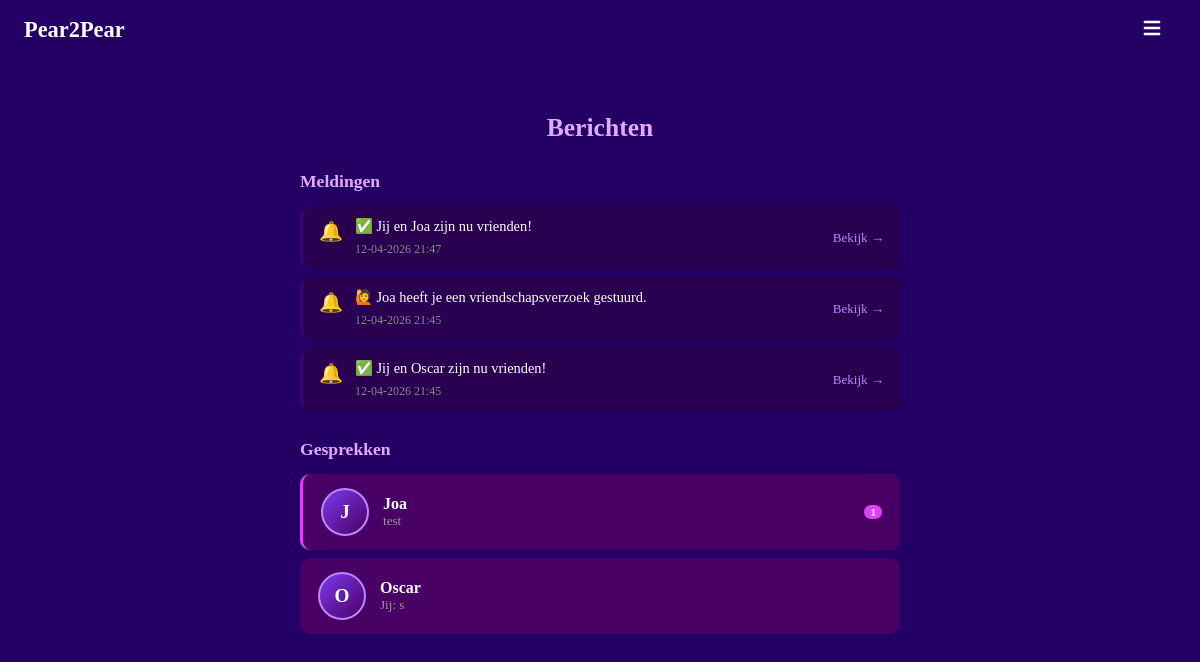
Page /messages (signed in) on the committed database.
### models.py (models this page shows, shortened)
class Notification(db.Model):
    __tablename__ = "notifications"
    id         = db.Column(db.Integer, primary_key=True)
    user_id    = db.Column(db.Integer, db.ForeignKey("users.id"), nullable=False)
    body       = db.Column(db.String(300), nullable=False)
    link       = db.Column(db.String(200), nullable=True)   # optional click-through
    read       = db.Column(db.Boolean, default=False)
    created_at = db.Column(db.DateTime, default=datetime.utcnow)

class User(UserMixin, db.Model):
    __tablename__ = "users"
    id            = db.Column(db.Integer, primary_key=True)
    username      = db.Column(db.String(30),  unique=True, nullable=False, index=True)
    email         = db.Column(db.String(120), unique=True, nullable=False, index=True)
    password_hash = db.Column(db.String(256), nullable=False)
    created_at    = db.Column(db.DateTime, default=datetime.utcnow, nullable=False)
    last_login    = db.Column(db.DateTime, default=datetime.utcnow, nullable=False)
    age            = db.Column(db.Integer,     nullable=True)
    avatar         = db.Column(db.String(200),   nullable=True)
    location       = db.Column(db.String(100), nullable=True)
    is_public      = db.Column(db.Boolean, default=True,  nullable=False)
    friends_public = db.Column(db.Boolean, default=False, nullable=False)
    sent_requests     = db.relationship("Friendship", foreign_keys=[Friendship.from_id], backref="from_user", lazy="dynamic")
    received_requests = db.relationship("Friendship", foreign_keys=[Friendship.to_id],   backref="to_user",   lazy="dynamic")
    notifications     = db.relationship("Notification", foreign_keys=[Notification.user_id], backref="owner", lazy="dynamic", order_by=Notification.created_at.desc())
    def pending_received(self):
        reqs = Friendship.query.filter_by(to_id=self.id, status="pending").all()
        return User.query.filter(User.id.in_([r.from_id for r in reqs])).all()
    def unread_message_count(self):
        return Message.query.filter_by(receiver_id=self.id, read=False).count()
    def unread_notification_count(self):
        return Notification.query.filter_by(user_id=self.id, read=False).count()
    def total_inbox_count(self):
        return self.unread_message_count() + self.unread_notification_count()

class Message(db.Model):
    __tablename__ = "messages"
    id          = db.Column(db.Integer, primary_key=True)
    sender_id   = db.Column(db.Integer, db.ForeignKey("users.id"), nullable=False)
    receiver_id = db.Column(db.Integer, db.ForeignKey("users.id"), nullable=False)
    body        = db.Column(db.Text, nullable=False)
    read        = db.Column(db.Boolean, default=False)
    created_at  = db.Column(db.DateTime, default=datetime.utcnow)
    sender   = db.relationship("User", foreign_keys=[sender_id],   backref="sent_messages")
    receiver = db.relationship("User", foreign_keys=[receiver_id], backref="received_messages")

### main.py (the view)
    @app.route("/messages")
    @login_required
    def messages():
        notifs = current_user.notifications.all()
        for n in notifs:
            if not n.read:
                n.read = True
        db.session.commit()
        all_msgs = Message.query.filter(
            (Message.sender_id == current_user.id) | (Message.receiver_id == current_user.id)
        ).order_by(Message.created_at.desc()).all()
        conversations = {}
        for msg in all_msgs:
            partner_id = msg.receiver_id if msg.sender_id == current_user.id else msg.sender_id
            if partner_id not in conversations:
                conversations[partner_id] = {
                    "user":   db.session.get(User, partner_id),
                    "latest": msg,
                    "unread": 0,
                }
            if msg.receiver_id == current_user.id and not msg.read:
                conversations[partner_id]["unread"] += 1
        return render_template("messages.html", notifs=notifs, conversations=list(conversations.values()))

### templates/messages.html (shortened to what this page needs)
{% extends "base.html" %}
{% block content %}
<div class="messages-page">
    <h2 class="profiles-title">Berichten</h2>
    {% if notifs %}
    <div class="notif-section">
        <h3 class="section-title">Meldingen</h3>
        {% for n in notifs %}
        <div class="notif-item {% if not n.read %}notif-item--unread{% endif %}">
            <span class="notif-icon">🔔</span>
            <div class="notif-body">
                <p>{{ n.body }}</p>
                <span class="notif-time">{{ n.created_at.strftime('%d-%m-%Y %H:%M') }}</span>
            </div>
            {% if n.link %}
            <a href="{{ n.link }}" class="notif-link">Bekijk →</a>
            {% endif %}
        </div>
        {% endfor %}
    </div>
    {% endif %}
    <h3 class="section-title" style="margin-top:28px;">Gesprekken</h3>
    {% if conversations %}
    <div class="conversation-list">
        {% for conv in conversations %}
        <a href="/messages/{{ conv.user.id }}" class="conversation-item {% if conv.unread > 0 %}conversation-item--unread{% endif %}">
            <div class="conversation-item__avatar">{{ conv.user.username[0].upper() }}</div>
            <div class="conversation-item__body">
                <span class="conversation-item__name">{{ conv.user.username }}</span>
                <span class="conversation-item__preview">
                    {% if conv.latest.sender_id == current_user.id %}Jij: {% endif %}
                    {{ conv.latest.body[:60] }}{% if conv.latest.body|length > 60 %}…{% endif %}
                </span>
            </div>
            {% if conv.unread > 0 %}
            <span class="nav-badge" style="position:relative;top:0;right:0;flex-shrink:0;">{{ conv.unread }}</span>
            {% endif %}
        </a>
        {% endfor %}
    </div>
    {% else %}
        <p class="muted-center">Nog geen gesprekken. Klik op een profiel om iemand te beichten!</p>
    {% endif %}
</div>
{% endblock %}

### static/style.css (style rules this page uses)
html, body { height: 100%; margin: 0; background-color: #250064; }
h1, h2, h3, p, small, label { color: white; }
a { color: #bb86fc; }
.nav-badge { background: #e040fb; color: white; font-size: 0.7rem; font-weight: 700; border-radius: 999px; padding: 1px 6px; position: absolute; top: -4px; right: -4px; }
.profiles-title { text-align: center; font-size: 1.6rem; margin-bottom: 28px; color: #e0aaff; }
.section-title { margin: 0 0 14px; color: #e0aaff; font-size: 1.1rem; }
.messages-page { width: 90%; max-width: 600px; padding: 32px 0 48px; }
.conversation-list { display: flex; flex-direction: column; gap: 8px; }
.conversation-item { background: #490064; border-radius: 10px; padding: 14px 18px; display: flex; align-items: center; gap: 14px; text-decoration: none; transition: background 0.15s; }
.conversation-item--unread { border-left: 3px solid #e040fb; }
.conversation-item__avatar { width: 44px; height: 44px; border-radius: 50%; background: linear-gradient(135deg, #7c3aed, #490064); display: flex; align-items: center; justify-content: center; font-size: 1.2rem; font-weight: 700; color: white; border: 2px solid #bb86fc; flex-shrink: 0; }
.conversation-item__body { flex: 1; overflow: hidden; }
.conversation-item__name { color: white; font-weight: 600; display: block; }
.conversation-item__preview { color: #999; font-size: 0.82rem; white-space: nowrap; overflow: hidden; text-overflow: ellipsis; display: block; }
.notif-section { margin-bottom: 8px; }
.notif-item { display: flex; align-items: flex-start; gap: 12px; background: #2a0050; border-radius: 10px; padding: 12px 16px; margin-bottom: 8px; border-left: 3px solid #3a006f; }
.notif-icon { font-size: 1.2rem; flex-shrink: 0; margin-top: 2px; }
.notif-body { flex: 1; }
.notif-body p { margin: 0 0 4px; color: white; font-size: 0.9rem; }
.notif-time { font-size: 0.75rem; color: #888; }
.notif-link { color: #bb86fc; text-decoration: none; font-size: 0.82rem; white-space: nowrap; align-self: center; }

### rows in the picture
Notification: body "✅ Jij en Joa zijn nu vrienden!", created_at "12-04-2026 21:47"
Notification: body "🙋 Joa heeft je een vriendschapsverzoek gestuurd.", created_at "12-04-2026 21:45"
Notification: body "✅ Jij en Oscar zijn nu vrienden!", created_at "12-04-2026 21:45"
User: user "J", user.username "Joa"
Message: latest "test"
User: user "O", user.username "Oscar"
Message: latest "s"

### other values in the picture
{{ conv.unread }} "1"
